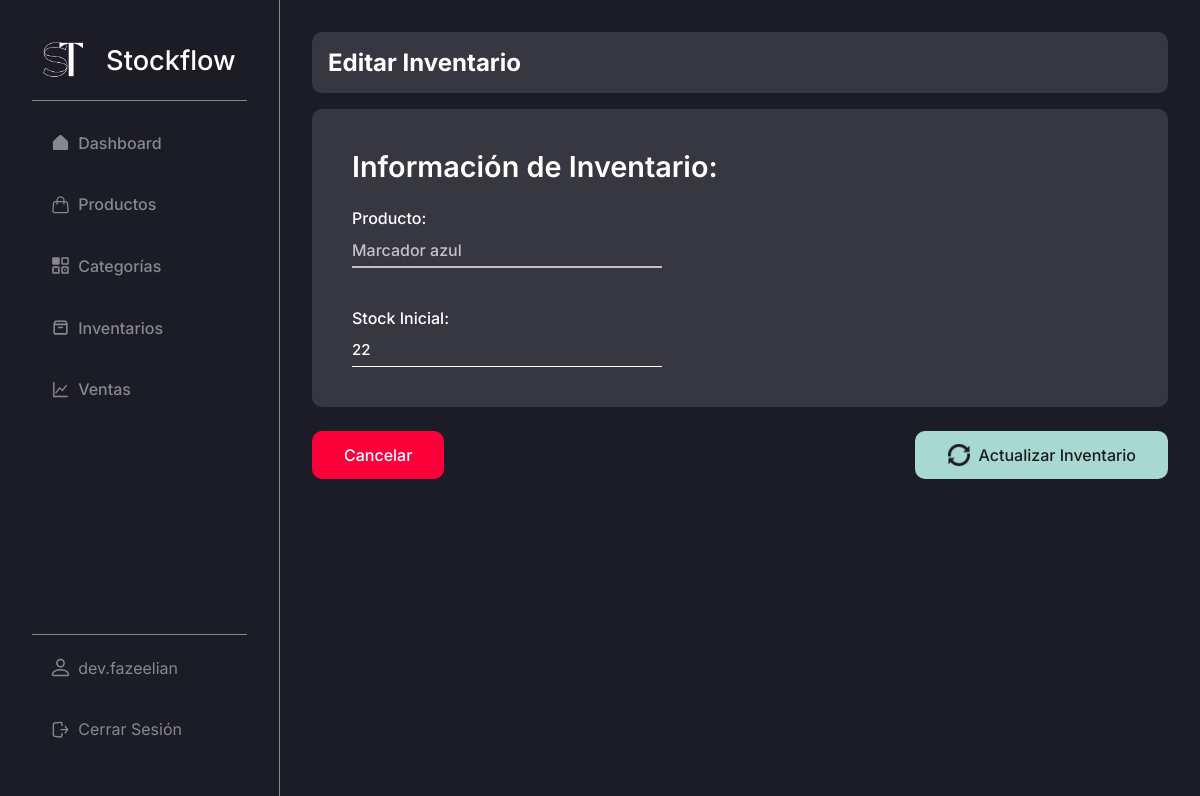
Page /admin/inventories/edit/1 (signed in) on the earlier database version.
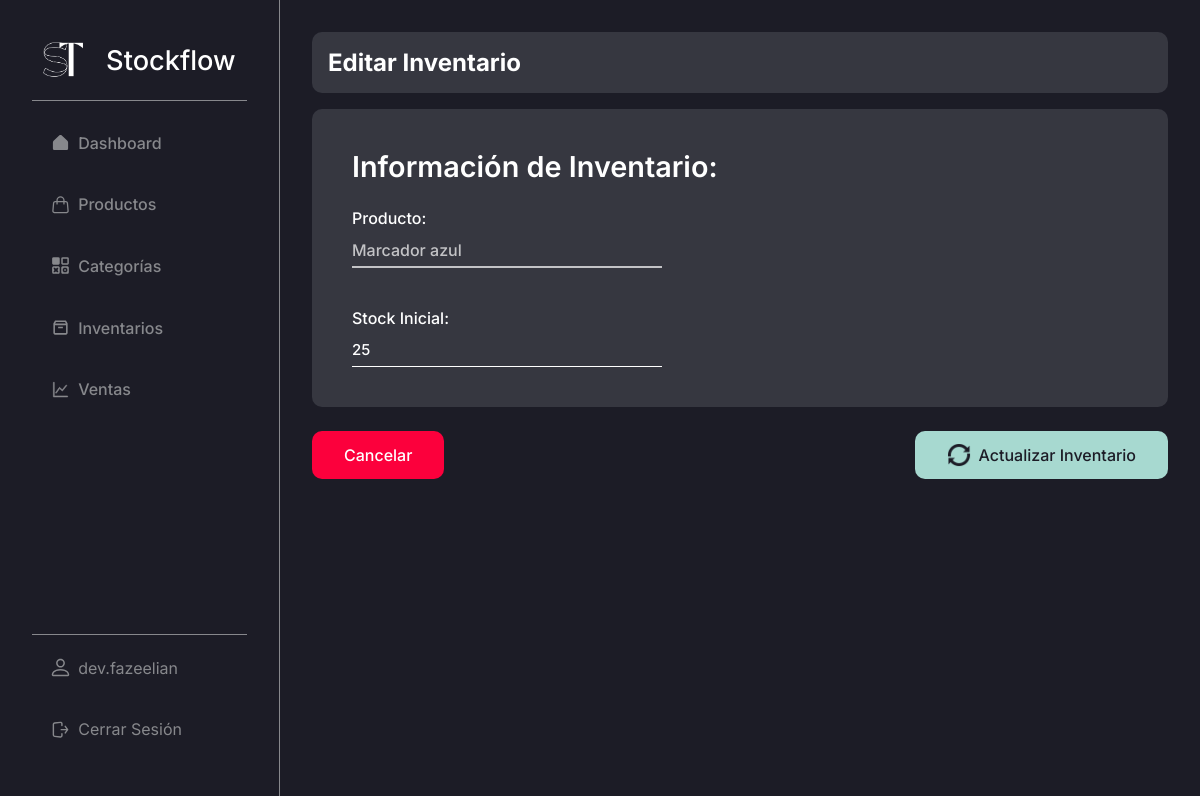
Same page on the later database version.
### stockflow/models.py (models this page shows, shortened)
class Inventory(db.Model):
    id = db.Column(db.Integer, primary_key = True) # Primary key
    created_by = db.Column(db.Integer, db.ForeignKey("user.id"), nullable = False) # Foreign key
    product_id = db.Column(db.Integer, db.ForeignKey("product.id"), nullable = False) # Foreign key
    inflows = db.Column(db.Integer, nullable = False)
    outflows = db.Column(db.Integer, nullable = True, default = 0)
    stock = db.Column(db.Integer, nullable = False, default = 0)
    product = db.relationship('Product', backref='inventory', lazy=True)

### stockflow/modules/inventory.py (the view)
@bp.route("/edit/<int:id>", methods = ("GET", "POST"))
@login_required
def update(id):
    inventory = get_inventory(id)
    if request.method == "POST":
        inventory.inflows = int(request.form["inflows"])
        inventory.stock = inventory.inflows - inventory.outflows
        db.session.commit()
        return redirect(url_for("admin/inventories.index"))
    return render_template("modules/inventories/edit.html", inventory = inventory)

### stockflow/auth.py (called while the page is built)
def login_required(view):
    @functools.wraps(view)
    def wrapped_view(**kwargs):
        if g.user is None:
            message = "Debes iniciar sesión"
            flash(message)
            return redirect(url_for("auth.login"))
        return view(**kwargs)
    return wrapped_view

@bp.before_app_request # Execute the next function in every request, every page
def load_logged_in_user():
    user_id = session.get("user_id")
    if user_id is None:
        g.user = None
    else:
        g.user = User.query.get_or_404(user_id)

### stockflow/modules/inventory.py (called while the page is built)
def get_inventory(id):
    inventory = Inventory.query.get_or_404(id)
    return inventory

### stockflow/templates/modules/inventories/edit.html (shortened to what this page needs)
{% extends 'base-admin.html' %}
{% block content %}
    <div class="content-group inter bg-black-light">
        <h2 class="color-white inter">Editar Inventario</h2>
    </div>
    <form action="" method="post" class="form inter form-prods">
        <div class="content-group bg-black-light form-content">
            <h1>Información de Inventario:</h1>
            <div class="form-group" style="margin-top: 0;">
                <label for="name">Producto:</label>
                <select name="product" id="products" class="inter color-white" disabled>
                    <option value="{{ inventory.id }}" class="bg-black">{{ inventory.product.name }}</option>
                </select>
            </div>
            <div class="form-group">
                <label for="name">Stock Inicial:</label>
                <input
                    type="number"
                    class="inter color-white"
                    name="inflows"
                    value="{{ inventory.inflows }}"
                    id="name"
                    placeholder="Ingresa aquí la cantidad inicial de producto"
                    required
                >
            </div>
        </div>
        <div class="btns-form inter">
            <a href="{{ url_for('admin/inventories.index') }}" class="btn-form color-white btn-cancel">
                Cancelar
            </a>
            <button class="btn-form color-black btn-submit bg-turquese-light-blue inter" type="submit">
                <img src="{{ url_for('static', filename='img/icons/update.png') }}" alt="">
                Actualizar Inventario
            </button>
        </div>
    </form>
{% endblock %}

Differences in the rows shown:
changed Inventory: inflows "22" → "25"
